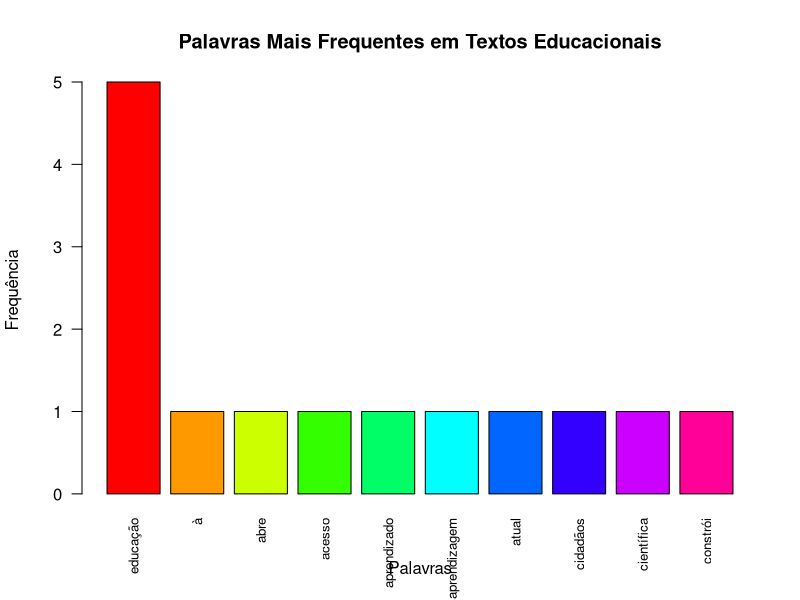

Recreate this plot in R.
# PROJETO 3 - MINERAÇÃO DE TEXTO

cat("=== PROJETO 3: MINERAÇÃO DE TEXTO ===\n\n")

# 1. Textos de exemplo sobre educação
textos <- c(
  "A educação transforma vidas e constrói sociedades melhores",
  "A universidade pública é essencial para o desenvolvimento do país",
  "Professores dedicados fazem a diferença na aprendizagem",
  "Tecnologia na educação abre novas possibilidades de ensino",
  "Investimento em educação gera retorno para toda a sociedade",
  "Aprendizado contínuo é fundamental no mundo atual",
  "Educação de qualidade reduz desigualdades sociais",
  "Pesquisa científica nas universidades impulsiona inovação",
  "Acesso à educação é direito de todos os cidadãos",
  "Formação crítica prepara para os desafios do futuro"
)

cat(" Textos analisados (sobre educação):\n")
for (i in 1:length(textos)) {
  cat(i, ":", textos[i], "\n")
}
cat("\n")

# 2. Juntar todos os textos
texto_completo <- paste(textos, collapse = " ")

# 3. Separar em palavras
palavras <- unlist(strsplit(tolower(texto_completo), "\\W+"))

# 4. Remover palavras comuns (stopwords simples)
stopwords_pt <- c("a", "o", "e", "de", "da", "do", "em", "para", "com", 
                  "na", "no", "é", "são", "se", "que", "por", "uma", "um",
                  "as", "os", "nas", "nos", "para", "com", "sem")

palavras_filtradas <- palavras[!palavras %in% stopwords_pt]

# 5. Contar frequência
frequencia <- table(palavras_filtradas)
frequencia <- sort(frequencia, decreasing = TRUE)

# 6. Mostrar resultados
cat(" PALAVRAS MAIS FREQUENTES\n")


cat("🔝 TOP 15 palavras:\n")
for (i in 1:min(15, length(frequencia))) {
  cat(sprintf("%2d. %-20s: %2d ocorrências\n", 
              i, names(frequencia)[i], frequencia[i]))
}
cat("\n")

# 7. Gráfico de barras
# Pegar as top 10 palavras
top10 <- head(frequencia, 10)

# Criar gráfico de barras 
barplot(top10,
        main = "Palavras Mais Frequentes em Textos Educacionais",
        xlab = "Palavras",
        ylab = "Frequência",
        col = rainbow(10),
        las = 2,  # Texto vertical no eixo x
        cex.names = 0.8)

# 8. Estatísticas básicas
cat("\n📋 ESTATÍSTICAS DO TEXTO:\n")
cat("• Total de textos:", length(textos), "\n")
cat("• Total de palavras (todas):", length(palavras), "\n")
cat("• Total de palavras (filtradas):", length(palavras_filtradas), "\n")
cat("• Palavras únicas:", length(unique(palavras_filtradas)), "\n")
cat("• Palavra mais frequente: '", names(frequencia)[1], 
    "' (", frequencia[1], " vezes)\n", sep = "")

cat("📊 Gráfico de barras gerado.\n")
